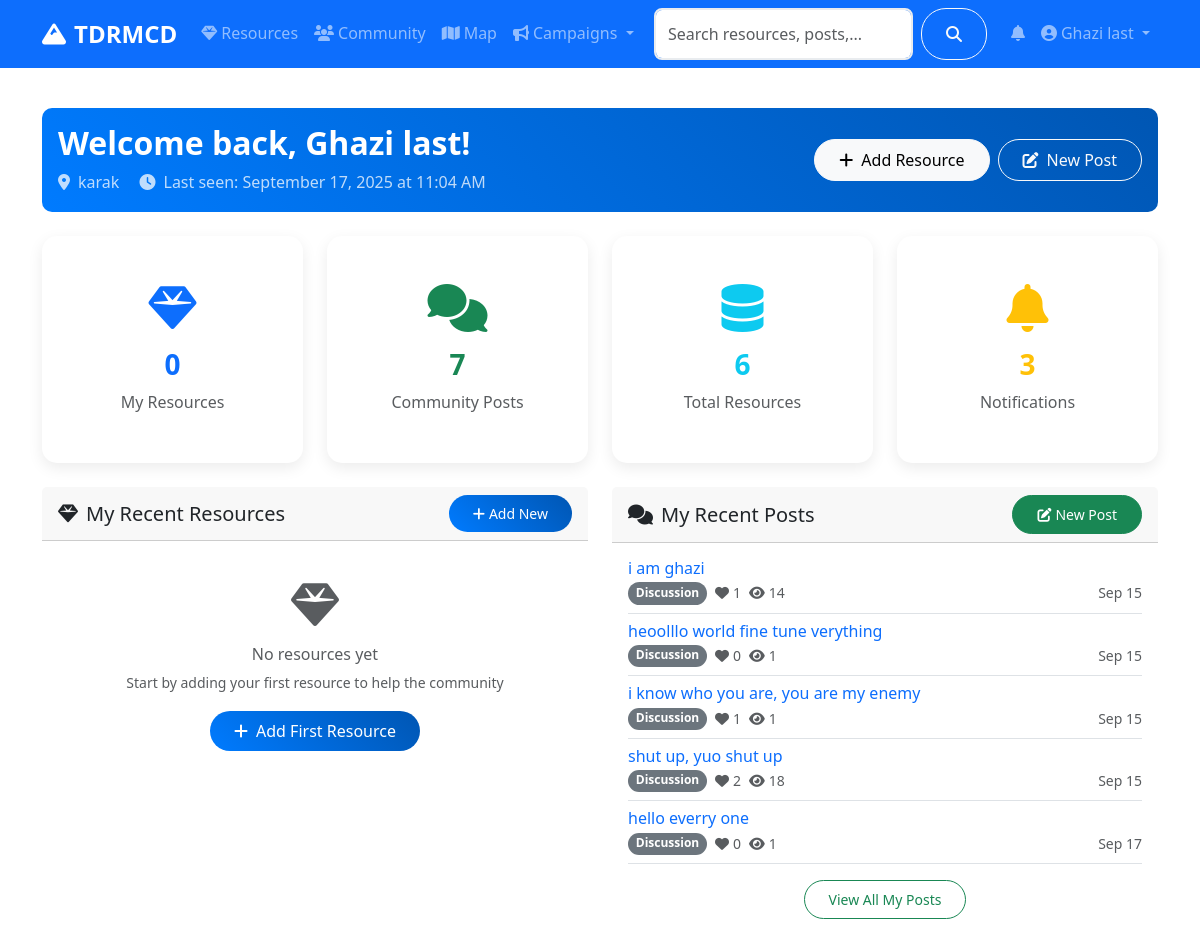
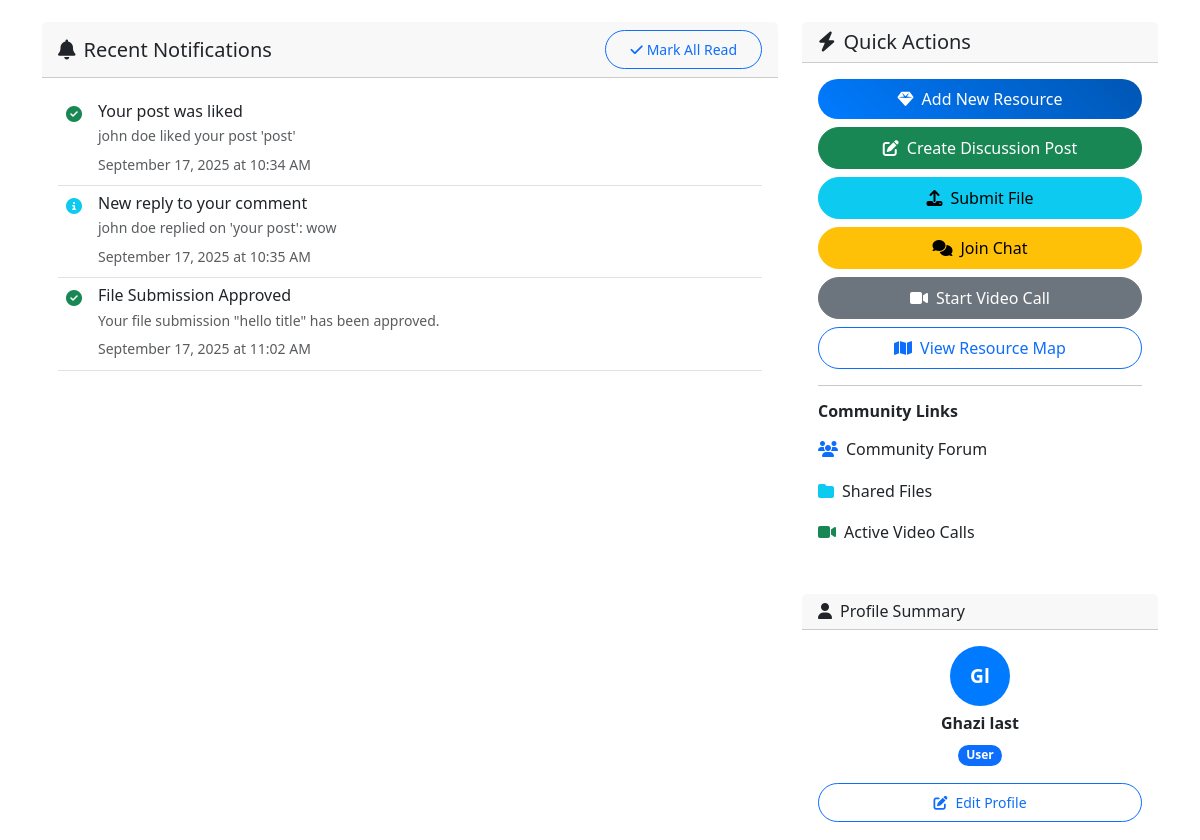
The app's page /dashboard (signed in, upper part), older data (2 pictures, top to bottom).
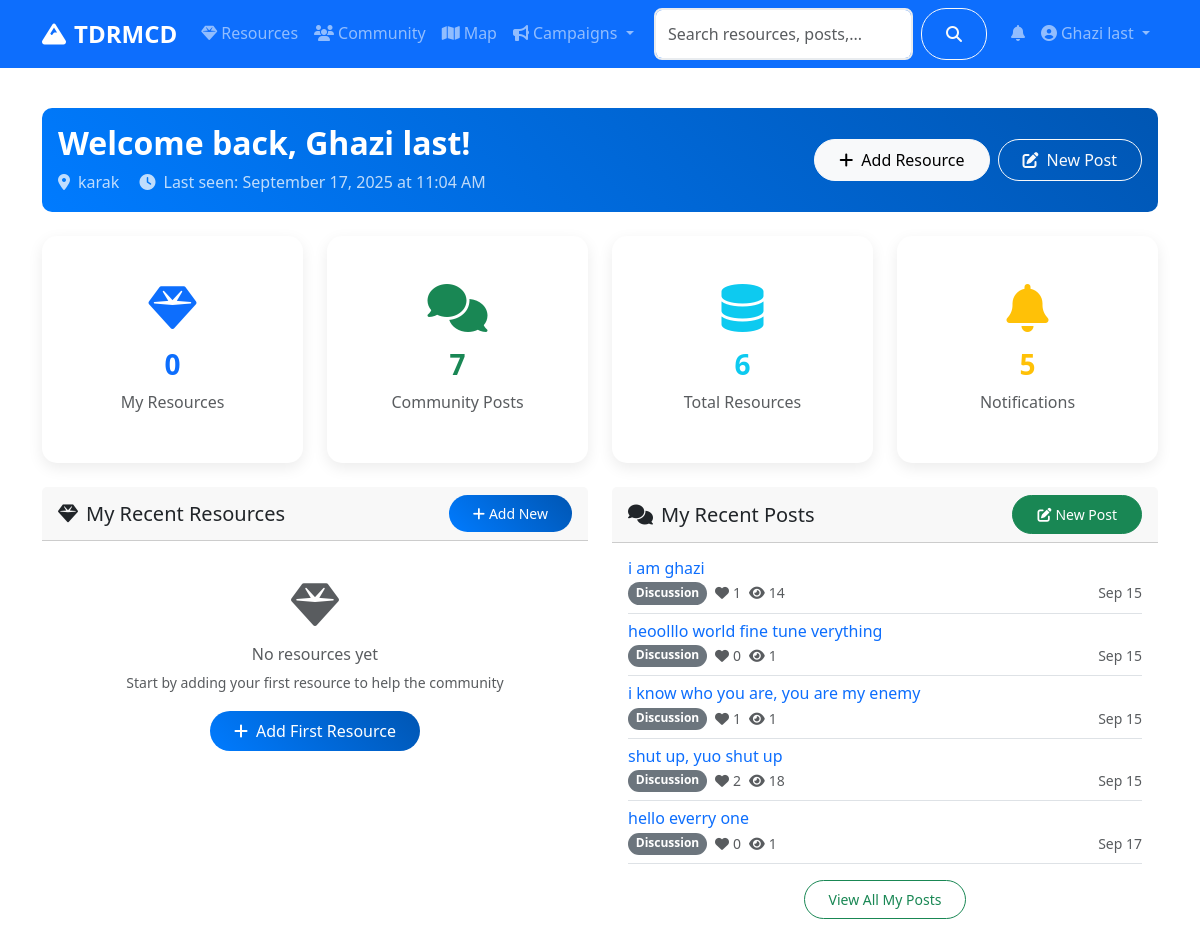
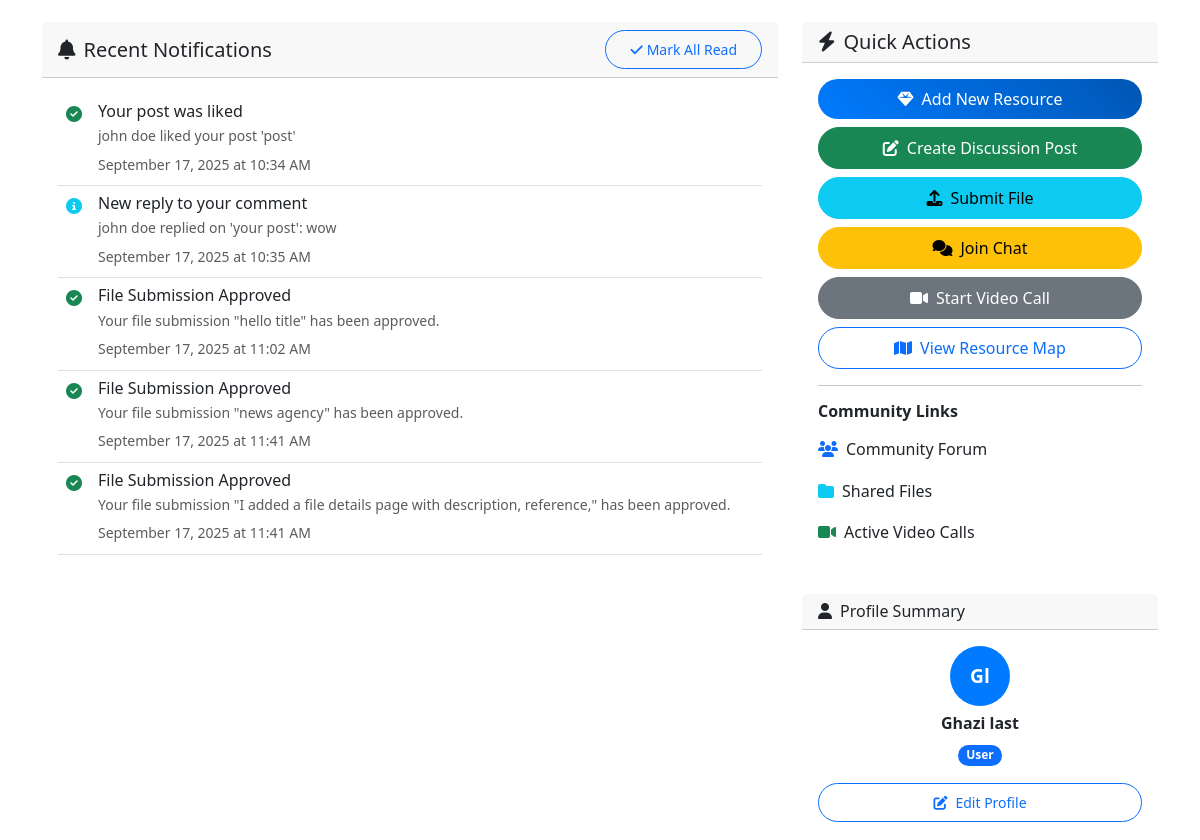
The same page, newer data (2 pictures, top to bottom).
### models.py (models this page shows, shortened)
class CommunityPost(db.Model):
    id = db.Column(db.Integer, primary_key=True)
    title = db.Column(db.String(200), nullable=False)
    content = db.Column(db.Text, nullable=False)
    category = db.Column(db.String(50), nullable=False)  # discussion, question, announcement
    tags = db.Column(db.String(200))
    image_url = db.Column(db.String(200))
    likes = db.Column(db.Integer, default=0)
    views = db.Column(db.Integer, default=0)
    author_id = db.Column(db.Integer, db.ForeignKey('user.id'), nullable=False)
    created_at = db.Column(db.DateTime, default=datetime.utcnow)
    updated_at = db.Column(db.DateTime, default=datetime.utcnow, onupdate=datetime.utcnow)
    comments = db.relationship('Comment', backref='post', lazy='dynamic', cascade='all, delete-orphan')
    likes_relation = db.relationship('PostLike', backref='post', lazy='dynamic', cascade='all, delete-orphan')

class Notification(db.Model):
    id = db.Column(db.Integer, primary_key=True)
    title = db.Column(db.String(200), nullable=False)
    message = db.Column(db.Text, nullable=False)
    notification_type = db.Column(db.String(50), nullable=False)  # info, warning, success, error
    user_id = db.Column(db.Integer, db.ForeignKey('user.id'), nullable=False)
    url = db.Column(db.String(255))
    is_read = db.Column(db.Boolean, default=False)
    created_at = db.Column(db.DateTime, default=datetime.utcnow)

### routes/main.py (the view)
@main_bp.route('/dashboard')
@login_required
def dashboard():
    from datetime import datetime
    current_user.last_seen = datetime.utcnow()
    db.session.commit()
    user_resources = current_user.resources.limit(5).all()
    user_posts = current_user.posts.limit(5).all()
    notifications = current_user.notifications.filter_by(is_read=False).limit(10).all()
    stats = {
        'total_resources': Resource.query.filter_by(status='active').count(),
        'user_resources': current_user.resources.count(),
        'user_posts': current_user.posts.count(),
        'unread_notifications': current_user.notifications.filter_by(is_read=False).count()
    }
    from datetime import timedelta
    is_new_user = current_user.created_at > datetime.utcnow() - timedelta(hours=24)
    is_long_absence = current_user.last_seen < datetime.utcnow() - timedelta(days=7)
    return render_template('main/dashboard.html',
                         user_resources=user_resources,
                         user_posts=user_posts,
                         notifications=notifications,
                         stats=stats,
                         is_new_user=is_new_user,
                         is_long_absence=is_long_absence)

### app.py (called while the page is built)
@login_manager.user_loader
def load_user(user_id):
    return User.query.get(int(user_id))

### models.py (called while the page is built)
    def get_full_name(self):
        return f"{self.first_name} {self.last_name}"

    def is_admin(self):
        return self.role == 'admin'

### templates/main/dashboard.html (shortened to what the changed rows need)
{% extends "base.html" %}
{% block content %}
<div class="container py-4">
    <div class="row">
        <div class="col-12 mb-4">
            <div class="card bg-gradient-primary text-white">
                <div class="card-body">
                    <div class="row align-items-center">
                        <div class="col-md-8">
                            {% if is_new_user %}
                                <h2 class="fw-bold mb-2">Welcome to TDRMCD, {{ current_user.get_full_name() }}! 🎉</h2>
                                <p class="mb-0 opacity-75">
                                    <i class="fas fa-star me-2"></i>Thanks for joining our community! Let's get started.
                                    {% if current_user.location %}
                                        <br><i class="fas fa-map-marker-alt me-2"></i>{{ current_user.location }}
                                    {% endif %}
                                </p>
                            {% else %}
                                <h2 class="fw-bold mb-2">Welcome back, {{ current_user.get_full_name() }}!</h2>
                            {% endif %}
                        </div>
                    </div>
                </div>
            </div>
        </div>
        <div class="col-lg-3 col-md-6 mb-4">
            <div class="card stat-card text-center">
                <div class="card-body">
                    <i class="fas fa-bell fa-3x text-warning mb-3"></i>
                    <h3 class="fw-bold text-warning">{{ stats.unread_notifications }}</h3>
                    <p class="text-muted mb-0">Notifications</p>
                </div>
            </div>
        </div>
    </div>
    <div class="row">
        <div class="col-lg-6 mb-4">
            <div class="card">
                <div class="card-body">
                    {% if user_posts %}
                        {% for post in user_posts %}
                        <div class="border-bottom pb-2 mb-2">
                            <h6 class="mb-1">
                                <a href="{{ url_for('community.post_detail', id=post.id) }}" class="text-decoration-none">
                                    {{ post.title }}
                                </a>
                            </h6>
                            <div class="d-flex justify-content-between align-items-center">
                                <div class="d-flex gap-2">
                                    <span class="badge bg-secondary">{{ post.category.title() }}</span>
                                    <small class="text-muted">
                                        <i class="fas fa-heart me-1"></i>{{ post.likes }}
                                    </small>
                                    <small class="text-muted">
                                        <i class="fas fa-eye me-1"></i>{{ post.views }}
                                    </small>
                                </div>
                                <small class="text-muted">{{ post.created_at.strftime('%b %d') }}</small>
                            </div>
                        </div>
                        {% endfor %}
                    {% endif %}
                </div>
            </div>
        </div>
    </div>
    <div class="row">
        <div class="col-lg-8 mb-4">
            <div class="card">
                <div class="card-body">
                    {% if notifications %}
                        <div class="notifications-list">
                            {% for notification in notifications %}
                            <div class="notification-item d-flex align-items-start p-2 border-bottom"
                                 data-notification-id="{{ notification.id }}">
                                <div class="flex-shrink-0 me-3">
                                    <i class="fas fa-{{ 'check-circle' if notification.notification_type == 'success' else 'info-circle' if notification.notification_type == 'info' else 'exclamation-triangle' if notification.notification_type == 'warning' else 'exclamation-circle' }}
                                       text-{{ 'success' if notification.notification_type == 'success' else 'info' if notification.notification_type == 'info' else 'warning' if notification.notification_type == 'warning' else 'danger' }}"></i>
                                </div>
                                <div class="flex-grow-1">
                                    <h6 class="mb-1">{{ notification.title }}</h6>
                                    <p class="mb-1 text-muted small">{{ notification.message }}</p>
                                    <small class="text-muted">{{ notification.created_at.strftime('%B %d, %Y at %I:%M %p') }}</small>
                                </div>
                            </div>
                            {% endfor %}
                        </div>
                    {% else %}
                    <div class="text-center py-4">
                        <i class="fas fa-bell fa-3x text-muted mb-3"></i>
                        <h6 class="text-muted">No new notifications</h6>
                        <p class="text-muted small">You're all caught up!</p>
                    </div>
                    {% endif %}
                </div>
            </div>
        </div>
    </div>
</div>
{% endblock %}

Row changes from the older to the newer data that the page shows:
added Notification: title "File Submission Approved", message "Your file submission \"news agency\" has been approved.", created_at "September 17, 2025 at 11:41 AM"
added Notification: title "File Submission Approved", message "Your file submission \"I added a file details page with description, reference,\" has been approved.", created_at "September 17, 2025 at 11:41 AM"
Text that changed along with them:
{{ stats.unread_notifications }}: "3" → "5"
